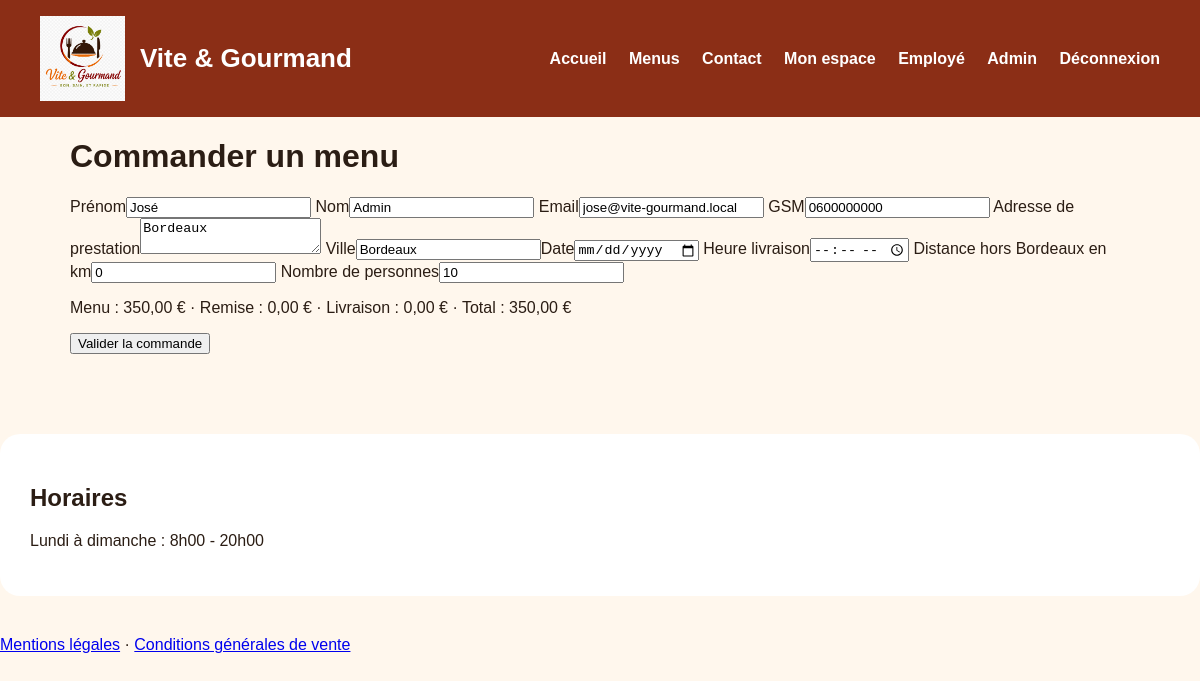
/public/index.php?page=order_create&menu_id=1 (signed in), run on the app's committed database.
### tables this page shows
CREATE TABLE users(
    id INT AUTO_INCREMENT PRIMARY KEY,
    first_name VARCHAR(80) NOT NULL,
    last_name VARCHAR(80) NOT NULL,
    email VARCHAR(180) NOT NULL UNIQUE,
    phone VARCHAR(30) NOT NULL,
    address TEXT NOT NULL,
    password_hash VARCHAR(255) NOT NULL,
    role ENUM('utilisateur','employe','administrateur')
        NOT NULL DEFAULT 'utilisateur',
    is_active BOOLEAN NOT NULL DEFAULT TRUE,
    created_at DATETIME DEFAULT CURRENT_TIMESTAMP
);

CREATE TABLE menus(id INT AUTO_INCREMENT PRIMARY KEY,title VARCHAR(150) NOT NULL,description TEXT NOT NULL,conditions TEXT NOT NULL,theme_id INT NOT NULL,diet_id INT NOT NULL,min_people INT NOT NULL,base_price DECIMAL(10,2) NOT NULL,stock INT NOT NULL DEFAULT 0,image_url VARCHAR(255),is_active BOOLEAN DEFAULT TRUE,created_at DATETIME DEFAULT CURRENT_TIMESTAMP,FOREIGN KEY(theme_id) REFERENCES themes(id),FOREIGN KEY(diet_id) REFERENCES diets(id));

### app/core/View.php (called while the page is built)
<?php
final class View
{
    public static function render(string $view, array $data = []): void
    {
        extract($data);
        require __DIR__ . '/../views/layouts/header.php';
        require __DIR__ . '/../views/' . $view . '.php';
        require __DIR__ . '/../views/layouts/footer.php';
    }
}

### app/controllers/OrderController.php (called while the page is built, shortened)
<?php
final class OrderController
{
    public function create(): void
    {
        $menuId = (int)($_GET['menu_id'] ?? 0);
        $menu = Menu::find($menuId);
        View::render('orders/create', ['menu' => $menu]);
    }
}

### public/index.php (called while the page is built, shortened)
<?php
require __DIR__ . '/../app/core/Database.php';
require __DIR__ . '/../app/core/Security.php';
require __DIR__ . '/../app/core/Auth.php';
require __DIR__ . '/../app/core/View.php';
$page = $_GET['page'] ?? 'home';
$routes = [
    'home' => fn() => View::render('home/index', ['reviews' => Review::approved()]),
    'menus' => fn() => (new MenuController())->index(),
    'api_menus' => fn() => (new MenuController())->api(),
    'menu' => fn() => (new MenuController())->show(),
    'login' => fn() => (new AuthController())->login(),
    'do_login' => fn() => (new AuthController())->doLogin(),
    'register' => fn() => (new AuthController())->register(),
    'do_register' => fn() => (new AuthController())->doRegister(),
    'logout' => fn() => (new AuthController())->logout(),
    'order_create' => fn() => (new OrderController())->create(),
    'order_store' => fn() => (new OrderController())->store(),
    'user_orders' => fn() => (new OrderController())->mine(),
    'dashboard' => fn() => View::render('user/dashboard'),
    'employee_orders' => fn() => (new OrderController())->employeeList(),
    'order_status' => fn() => (new OrderController())->status(),
    'order_cancel' => fn() => (new OrderController())->cancel(),
    'admin' => fn() => (new AdminController())->dashboard(),
    'admin_employees' => fn() => (new AdminController())->employees(),
    'admin_employee_create' => fn() => (new AdminController())->createEmployee(),
    'admin_employee_disable' => fn() => (new AdminController())->disableEmployee(),
    'contact' => fn() => (new ContactController())->form(),
    'contact_send' => fn() => (new ContactController())->send(),
    'legal' => fn() => View::render('home/legal'),
    'cgv' => fn() => View::render('home/cgv'),
    'review_store' => fn() => (new ReviewController())->store(),
    'forgot_password' => fn() => (new AuthController())->forgotPassword(),
    'send_reset_link' => fn() => (new AuthController())->sendResetLink(),
    'reset_password' => fn() => (new AuthController())->resetPassword(),
    'update_password' => fn() => (new AuthController())->updatePassword(),
    'admin_reviews' => fn() => (new AdminController())->reviews(),
    'admin_review_approve' => fn() => (new AdminController())->approveReview(),
    'admin_review_refuse' => fn() => (new AdminController())->refuseReview(),
    'admin' => fn() => (new AdminController())->dashboard(),
    'admin_analytics' => fn() => (new AnalyticsController())->index(),
];
($routes[$page] ?? $routes['home'])();

### app/config/config.php (called while the page is built)
<?php
$env = static function (string $name, ?string $default = null): ?string {
    $value = getenv($name);
    if ($value !== false && $value !== '') {
        return $value;
    }
    if (isset($_ENV[$name]) && $_ENV[$name] !== '') {
        return $_ENV[$name];
    }
    return $default;
};
return [
    'app_name' => 'Vite & Gourmand',
    'base_url' => $env(
        'APP_URL',
        'http://localhost:8000'
    ),
    'db' => [
        'host' => $env(
            'DB_HOST',
            $env('MYSQLHOST', '127.0.0.1')
        ),
        'port' => $env(
            'DB_PORT',
            $env('MYSQLPORT', '3308')
        ),
        'name' => $env(
            'DB_NAME',
            $env('MYSQLDATABASE', 'vite_gourmand')
        ),
        'user' => $env(
            'DB_USER',
            $env('MYSQLUSER', 'root')
        ),
        'password' => $env(
            'DB_PASS',
            $env('MYSQLPASSWORD', '')
        ),
        'charset' => 'utf8mb4',
    ],
    'mongo_uri' => $env(
        'MONGO_URI',
        'mongodb://127.0.0.1:27017'
    ),
    'mongo_database' => $env(
        'MONGO_DB',
        'vite_gourmand_stats'
    ),
    'mail_from' => $env(
        'MAIL_FROM',
        'contact@vite-gourmand.local'
    ),
    'security' => [
        'session_name' => 'VG_SESSION',
        'csrf_key' => '_csrf_token',
        'password_regex' => '/^(?=.*[a-z])(?=.*[A-Z])(?=.*\d)(?=.*[^A-Za-z0-9]).{10,}$/',
    ],
];

### app/core/Database.php (called while the page is built)
<?php
final class Database
{
    private static ?PDO $pdo = null;
    public static function pdo(): PDO
    {
        if (self::$pdo === null) {
            $config = require __DIR__ . '/../config/config.php';
            $db = $config['db'];
            $dsn = sprintf(
                'mysql:host=%s;port=%s;dbname=%s;charset=%s',
                $db['host'],
                $db['port'],
                $db['name'],
                $db['charset']
            );
            self::$pdo = new PDO($dsn, $db['user'], $db['password'], [
                PDO::ATTR_ERRMODE => PDO::ERRMODE_EXCEPTION,
                PDO::ATTR_DEFAULT_FETCH_MODE => PDO::FETCH_ASSOC,
                PDO::ATTR_EMULATE_PREPARES => false,
            ]);
        }
        return self::$pdo;
    }
}

### app/models/Menu.php (called while the page is built, shortened)
<?php
final class Menu
{
    public static function find(int $id): ?array
    {
        $s=Database::pdo()->prepare('SELECT m.*, t.label theme, d.label diet FROM menus m JOIN themes t ON t.id=m.theme_id JOIN diets d ON d.id=m.diet_id WHERE m.id=?'); $s->execute([$id]);
        $menu=$s->fetch(); if(!$menu) return null;
        $p=Database::pdo()->prepare('SELECT d.*, c.label category FROM dishes d JOIN dish_categories c ON c.id=d.category_id JOIN menu_dishes md ON md.dish_id=d.id WHERE md.menu_id=? ORDER BY c.id'); $p->execute([$id]); $menu['dishes']=$p->fetchAll();
        $a=Database::pdo()->prepare('SELECT dish_id, allergen FROM dish_allergens WHERE dish_id IN (SELECT dish_id FROM menu_dishes WHERE menu_id=?)'); $a->execute([$id]); $menu['allergens']=$a->fetchAll();
        return $menu;
    }
}

### app/core/Auth.php (called while the page is built, shortened)
<?php
final class Auth
{
    public static function user(): ?array
    {
        return $_SESSION['user'] ?? null;
    }
}

### app/models/User.php (called while the page is built, shortened)
<?php
final class User
{
    public static function find(int $id): ?array
    {
        $s = Database::pdo()->prepare('SELECT * FROM users WHERE id = ?');
        $s->execute([$id]);
        return $s->fetch() ?: null;
    }
}

### app/core/Security.php (called while the page is built, shortened)
<?php
final class Security
{
    public static function startSession(): void
    {
        $config = require __DIR__ . '/../config/config.php';
    }
    public static function e(?string $value): string { return htmlspecialchars($value ?? '', ENT_QUOTES, 'UTF-8'); }
    public static function csrfToken(): string
    {
        $config = require __DIR__ . '/../config/config.php';
        $key = $config['security']['csrf_key'];
        return $_SESSION[$key];
    }
}

### app/views/orders/create.php (the view, shortened to what this page needs)
<h1>Commander un menu</h1><?php if (!$menu): ?><p class="alert">Menu introuvable.</p><?php else: $u = User::find(Auth::user()['id']); ?>
    <form method="post" action="index.php?page=order_store" id="order-form"><?= Security::csrfField() ?>
        <label>Prénom<input name="customer_first_name" value="<?= Security::e($u['first_name']) ?>" required></label>
        <label>Nom<input name="customer_last_name" value="<?= Security::e($u['last_name']) ?>" required></label>
        <label>Email<input type="email" name="customer_email" value="<?= Security::e($u['email']) ?>" required></label>
        <label>GSM<input name="customer_phone" value="<?= Security::e($u['phone']) ?>" required></label>
        <label>Adresse de prestation<textarea name="service_address" required><?= Security::e($u['address']) ?></textarea></label>
        <label>Ville<input name="service_city" value="Bordeaux" required></label><label>Date<input type="date" name="service_date" required></label>
        <label>Heure livraison<input type="time" name="delivery_time" required></label>
        <label>Distance hors Bordeaux en km<input type="number" step="0.1" name="distance_km" value="0"></label>
        <label>Nombre de personnes<input type="number" name="people_count" min="<?= $menu['min_people'] ?>" value="<?= $menu['min_people'] ?>" data-base="<?= $menu['base_price'] ?>" data-min="<?= $menu['min_people'] ?>" required></label>
        <p id="price-preview"></p><button>Valider la commande</button>
    </form><?php endif; ?>

### public/assets/css/style.css (style rules this page uses)
* { box-sizing: border-box; }
body { margin: 0; font-family: Arial, sans-serif; background: #fff7ed; color: #2b1d14; }

### data on the page
users: customer_first_name "José", customer_last_name "Admin", customer_email "jose@vite-gourmand.local", customer_phone "0600000000", service_address "Bordeaux"
menus: people_count "10"
